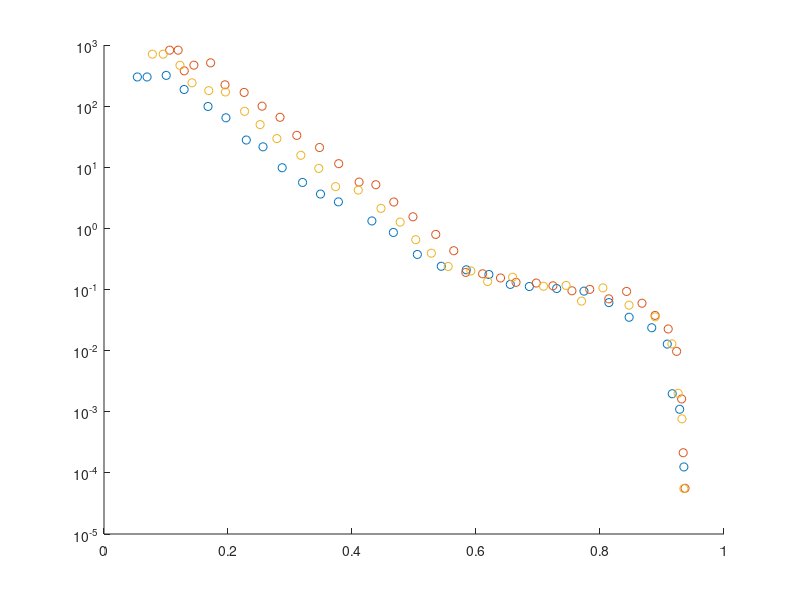

Write the MATLAB code that produced this figure.
upper = load('MalcomMellorFig13AUpper.dat');
lower = load('MalcomMellorFig13ALower.dat');
middle = load('MalcomMellorFig13AMiddle.dat');

upperCompressibility = zeros(size(upper));
lowerCompressibility = zeros(size(lower));
middleCompressibility = zeros(size(middle));

for i=2:length(upperCompressibility)
	upperCompressibility(i,1) = upper(i,1);
	upperCompressibility(i,2) = (upper(i,1)-upper(i-1,1))/(upper(i,2)-upper(i-1,2))/(upper(i,1));
end
upperCompressibility(1,1) = upper(1,1);
upperCompressibility(1,2) = upperCompressibility(2,2);

for i=2:length(lowerCompressibility)
	lowerCompressibility(i,1) = lower(i,1);
	lowerCompressibility(i,2) = (lower(i,1)-lower(i-1,1))/(lower(i,2)-lower(i-1,2))/(lower(i,1));
end
lowerCompressibility(1,1) = lower(1,1);
lowerCompressibility(1,2) = lowerCompressibility(2,2);

for i=2:length(middleCompressibility)
	middleCompressibility(i,1) = middle(i,1);
	middleCompressibility(i,2) = (middle(i,1)-middle(i-1,1))/(middle(i,2)-middle(i-1,2))/(middle(i,1));
end
middleCompressibility(1,1) = middle(1,1);
middleCompressibility(1,2) = middleCompressibility(2,2);

figure(1);
hold on;
semilogy(upperCompressibility(:,1),upperCompressibility(:,2),'o');
semilogy(lowerCompressibility(:,1),lowerCompressibility(:,2),'o');
semilogy(middleCompressibility(:,1),middleCompressibility(:,2),'o');

print -dpdf May27_plot1.pdf

